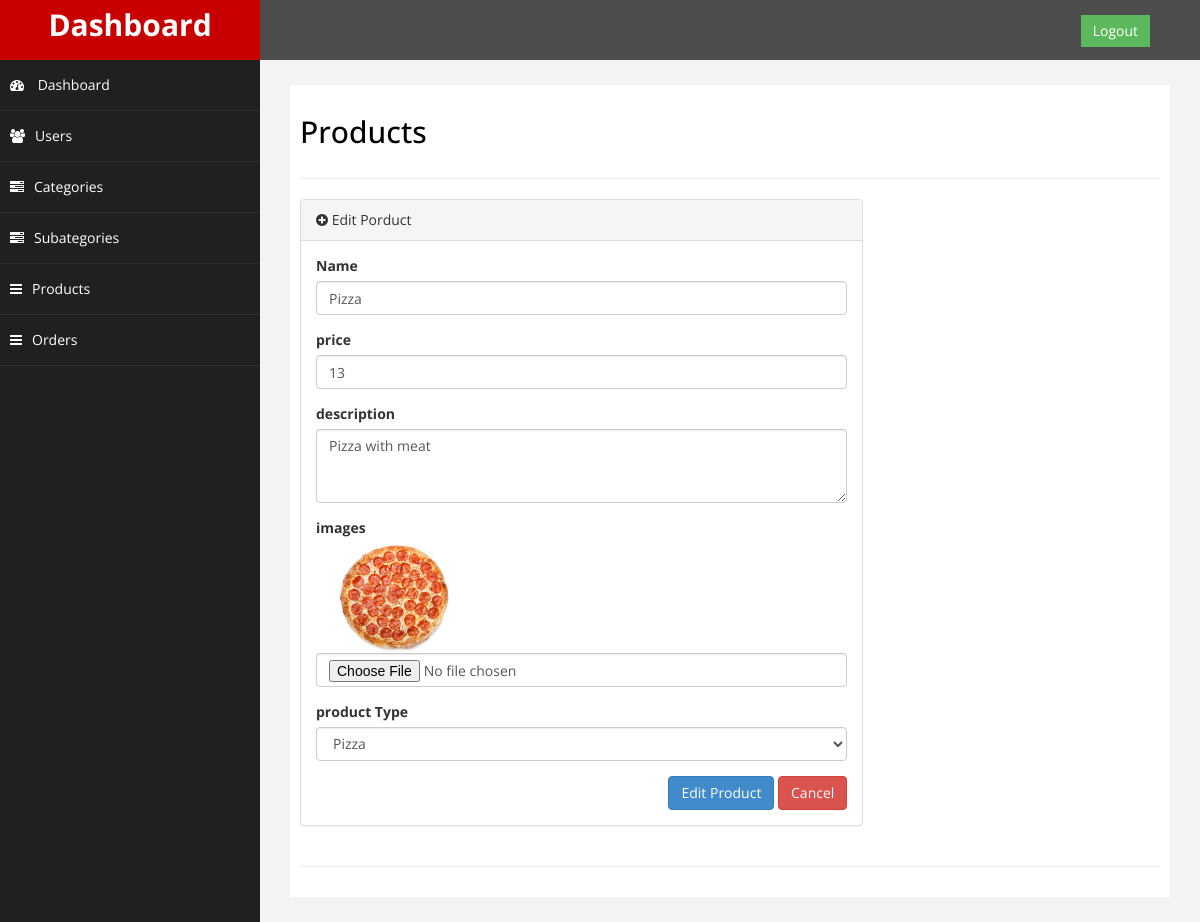
The app's page /admin/editproducts.php?action=edit&id=1 (signed in) with its own data.
### tables this page shows
CREATE TABLE `products` (
  `price` int(10) NOT NULL,
  `photo` varchar(255) NOT NULL,
  `description` varchar(255) DEFAULT NULL,
  `id` int(11) NOT NULL,
  `name` varchar(50) NOT NULL,
  `scat_id` int(11) DEFAULT NULL
);

### admin/editproducts.php (the view, shortened to what this page needs)
<?php
include('header.php');
require('../include/connect.php');
 ?>
<div id="page-wrapper">
    <div id="page-inner">
        <div class="row">
            <div class="col-md-12">
                <h2><i class="fa fa-items"></i>Products</h2>
            </div>
        </div>
        <hr />
        <div class="row">
            <div class="col-md-8">
                <div class="panel panel-default">
                    <div class="panel-heading">
                        <i class="fa fa-plus-circle"></i> Edit Porduct
                    </div>
                    <div class="panel-body">
                        <div class="row">
                            <?php
                            if (isset($_GET['action'], $_GET['id'])&&$_GET['action']=='edit' ) {
                                $id = $_GET['id'];
                            $stm = $db->prepare("select * from products where id=:proid");
                                $stm->execute(array("proid"=>$id));
                                if($stm->rowCount())
                                {
                                    foreach ($stm->fetchAll() as $row) {
                                        $name=$row['name'];
                                        $price=$row['price'];
                                        $description=$row['description'];
                                        $image_name_db= $row['photo'];
                                        $scat_id =$row['scat_id'];
                            ?>
                            <div class="col-md-12">
                                <form role="form" method="post" enctype="multipart/form-data">
                                    <div class="form-group">
                                        <label>Name</label>
                                        <input type="text" name="name" placeholder="Please Enter the Name "
                                           value="<?php echo $name?>" class="form-control" />
                                    </div>
                                    <div class="form-group">
                                        <label>price</label>
                                        <input type="text" name="price" placeholder="Please Enter the price "
                                        value="<?php echo $price ?>"  class="form-control" />
                                    </div>
                                    <div class="form-group">
                                        <label>description</label>
                                        <textarea placeholder="Please Enter Description" name="description"
                                            class="form-control" cols="30" rows="3"><?php echo $description?> </textarea>
                                    </div>
                                    <div class="form-group">
                                        <label>images</label><br>
                                        <img src="upload/<?php echo $image_name_db ?>" width=30%>
                                        <input type="file" class="form-control" name="file">
                                    </div>
                                    <div class="form-group">
                                        <label>product Type</label>
                                        <select class="form-control" name="scat_id">
                                            <?php
                                        $sql="select * from subcategories " ;
                                        $stm = $db->prepare($sql);
                                        $stm->execute();
                                        foreach ($stm->fetchAll() as $row) {
                                            if($row['id']==$scat_id){
                                              ?>
                                              <option value="<?php echo $row['id']?>" selected><?php echo  $row['name'] ?></option>
                                              <?php
                                          }else { ?>
                                            <option value="<?php echo $row['id']?>" ><?php echo  $row['name'] ?></option>
                                          <?php } }?>
                                        </select>
                                    </div>
                                    <div style="float:right;">
                                        <button type="submit" name="submitProduct" class="btn btn-primary">Edit
                                            Product</button>
                                        <button type="reset" class="btn btn-danger">Cancel</button>
                                    </div>
                            </div>
<?php }}}?>
                        </div>
                    </div>
                </div>
            </div>
        </div>
        <hr />
    </div>
</div>
</div>
<?php
include('footer.php');
?>

### admin/include/assets/css/custom.css (style rules this page uses)
body { font-family: 'Open Sans', sans-serif; }
#page-wrapper { padding: 15px 15px; min-height: 600px; background:#F3F3F3; }
#page-inner { width:100%; margin:10px 20px 10px 0px; background-color:#fff!important; padding:10px; min-height:600px; }
h2 { color: #000; }
@media (min-width:768px) { #page-wrapper { margin: 0 0 0 260px; padding: 15px 30px; } }

### records on screen
products: name "Pizza", price "13", description "Pizza with meat", photo (picture)

### other values on screen
form field scat_id "Pizza"
